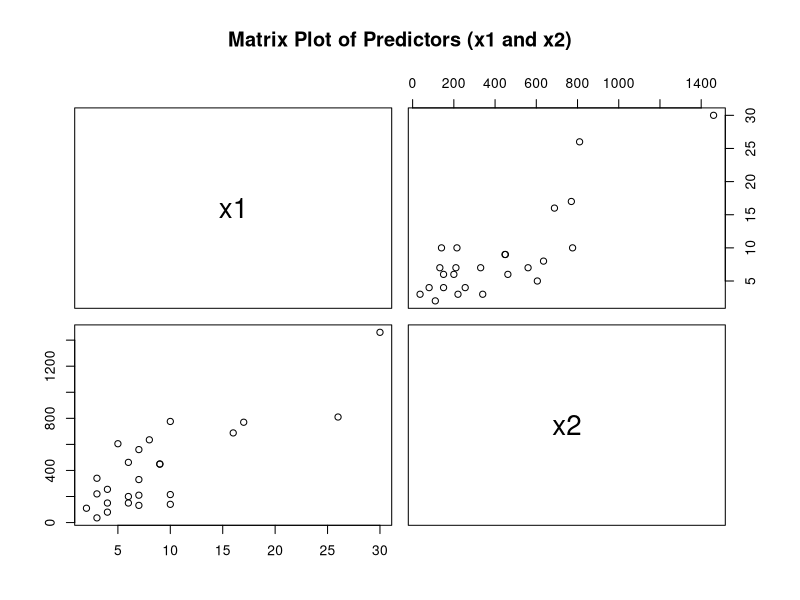
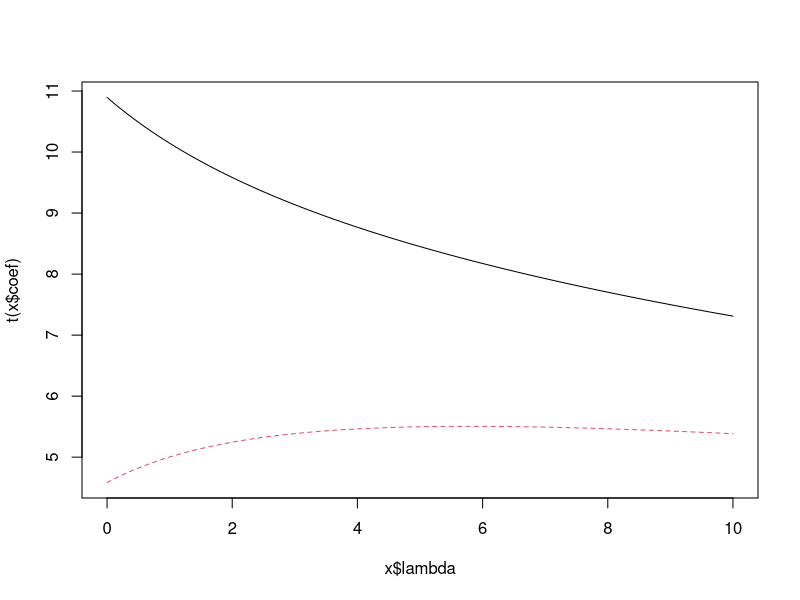

Here is the R script that generated these plots, in order:
### ===============================
### Soft Drink Delivery Time Data
### ===============================

df <- data.frame(
  y = c(16.68, 11.50, 12.03, 14.88, 13.75, 18.11, 8.00, 17.83, 79.24, 21.50,
        40.33, 21.00, 13.50, 19.75, 24.00, 29.00, 15.35, 19.00, 9.50, 35.10,
        17.90, 52.32, 18.75, 19.83, 10.75),
  x1 = c(7,3,3,4,6,7,2,7,30,5,
         16,10,4,6,9,10,6,7,3,17,
         10,26,9,8,4),
  x2 = c(560,220,340,80,150,330,110,210,1460,605,
         688,215,255,462,448,776,200,132,36,770,
         140,810,450,635,150)
)

# matrix plot
pairs(df[, c("x1", "x2")],
      main = "Matrix Plot of Predictors (x1 and x2)")

# correlation matrix
cor_matrix <- cor(df[, c("x1", "x2")])
cor_matrix

# c. Check for collinearity issues (VIF, condition index)
library(car)
model <- lm(y ~ x1 + x2, data = df)
vif(model)

# eigenvalues
library(car)
kappa(model)              # condition number
kappa(model, exact = TRUE)

# ridge regression
library(MASS)

# Fit ridge over a grid of k values
ridge_mod <- lm.ridge(y ~ x1 + x2, data = df, lambda = seq(0, 10, 0.1))

# Plot ridge trace
plot(ridge_mod,
     main = "Ridge Trace for Delivery Data")

# choosing k
ridge_mod$lambda[which.min(ridge_mod$GCV)]

# refit model with chosen k
best_k <- ridge_mod$lambda[which.min(ridge_mod$GCV)]
best_k

coef(best <- lm.ridge(y ~ x1 + x2, data = df, lambda = best_k))
